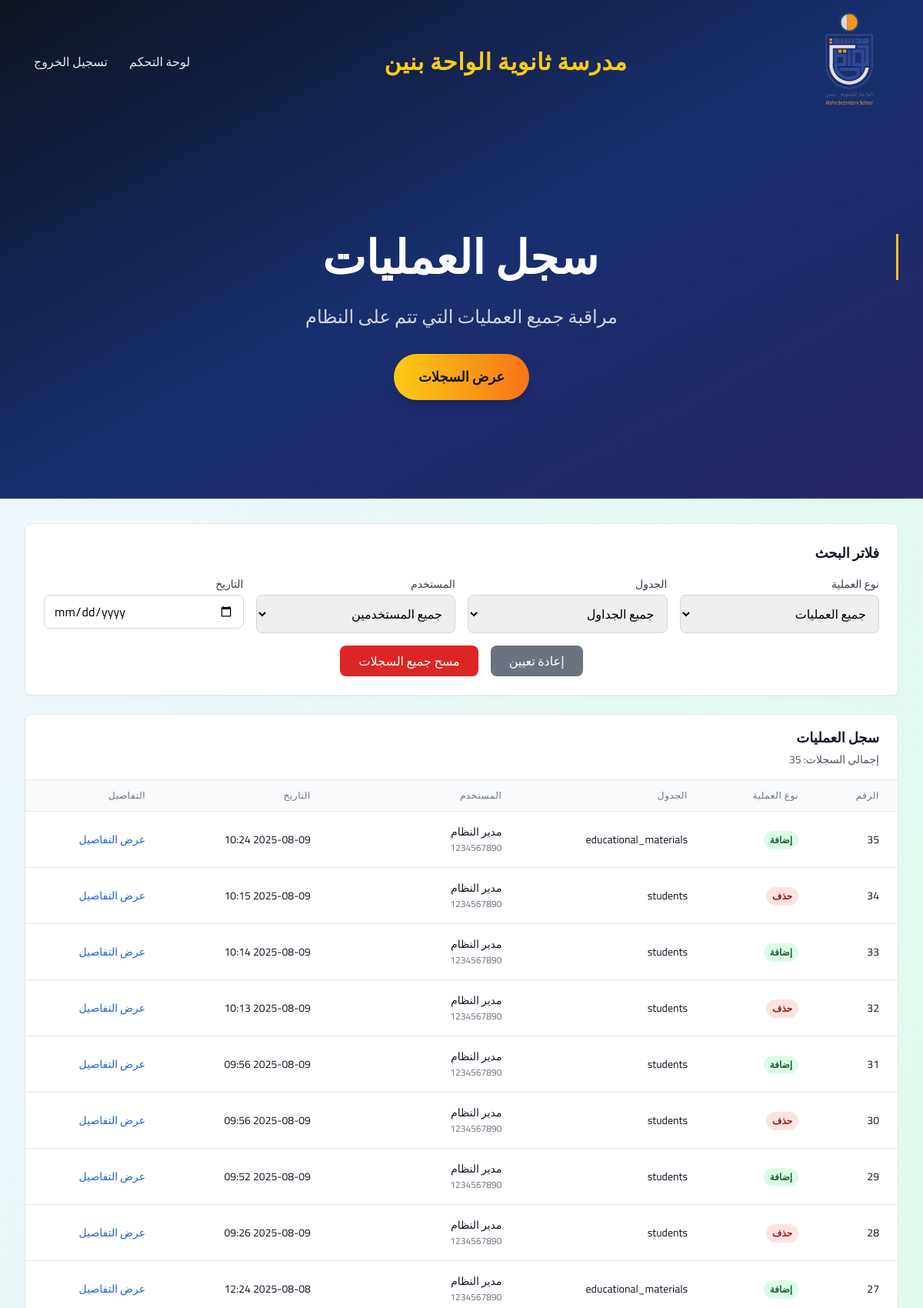
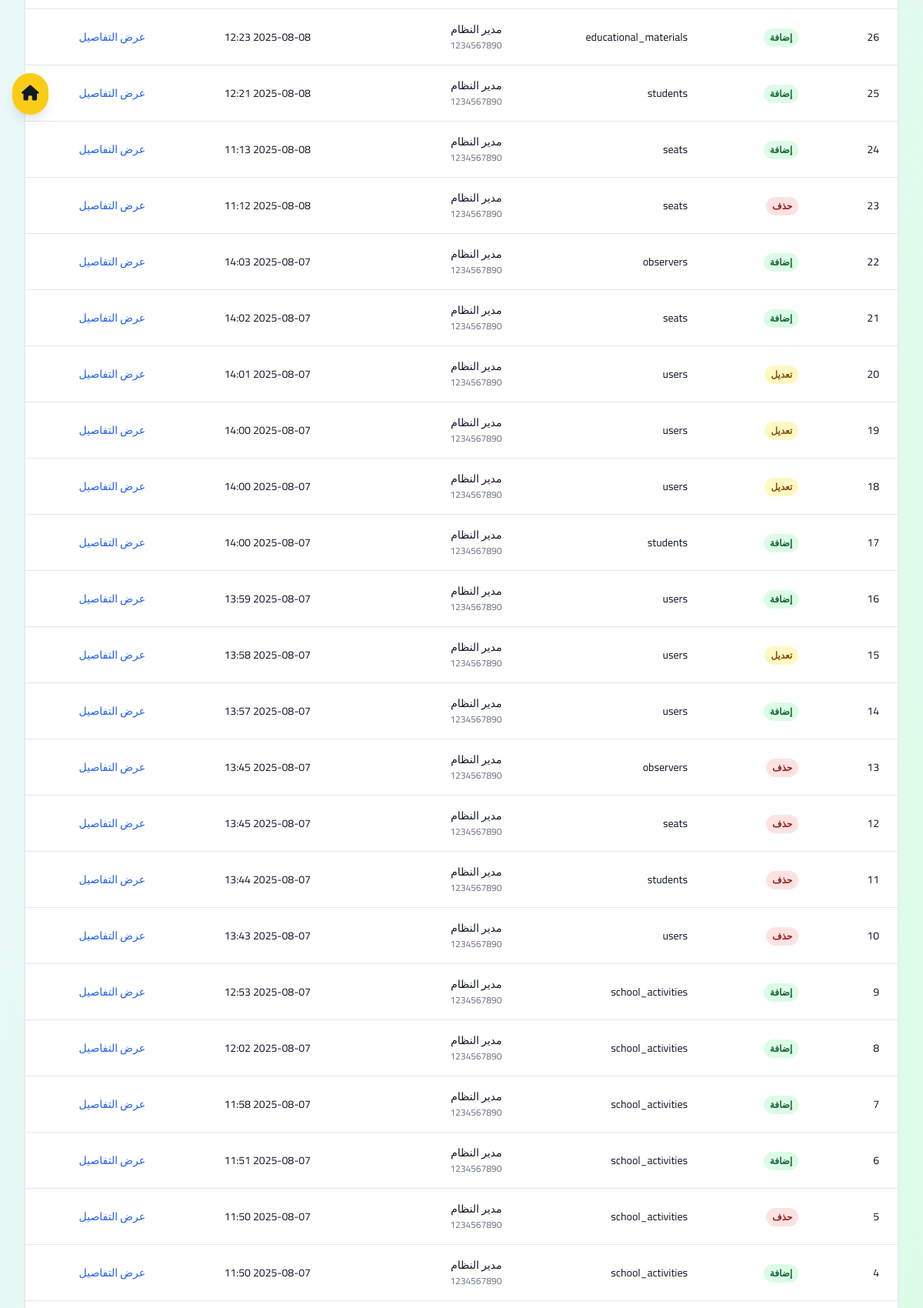
Screenshot of /admin/activity_log (signed in, upper part) with the database file from the repository (2 pictures, top to bottom).
### app.py (models this page shows)
class SchoolSettings(db.Model):
    id = db.Column(db.Integer, primary_key=True)
    school_logo = db.Column(db.String(255), nullable=True)
    school_name = db.Column(db.String(200), nullable=False)
    school_address = db.Column(db.Text, nullable=True)
    school_phone = db.Column(db.String(50), nullable=True)
    school_email = db.Column(db.String(100), nullable=True)
    school_vision = db.Column(db.Text, nullable=True)
    school_mission = db.Column(db.Text, nullable=True)
    school_values = db.Column(db.Text, nullable=True)
    google_maps_url = db.Column(db.String(500), nullable=True)
    youtube_url = db.Column(db.String(500), nullable=True)
    instagram_url = db.Column(db.String(500), nullable=True)
    telegram_url = db.Column(db.String(500), nullable=True)
    snapchat_url = db.Column(db.String(500), nullable=True)
    whatsapp_url = db.Column(db.String(500), nullable=True)
    academic_year = db.Column(db.String(50), nullable=True)
    academic_semester = db.Column(db.String(50), nullable=True)
    updated_at = db.Column(db.DateTime, default=datetime.utcnow, onupdate=datetime.utcnow)

class ActivityLog(db.Model):
    id = db.Column(db.Integer, primary_key=True)
    operation_type = db.Column(db.String(20), nullable=False)  # إضافة، تعديل، حذف
    table_name = db.Column(db.String(50), nullable=False)      # اسم الجدول (users, seats, observers, etc.)
    record_id = db.Column(db.String(50), nullable=True)        # معرف السجل (civil_id أو id)
    user_civil_id = db.Column(db.String(20), nullable=True)    # الرقم المدني للمستخدم
    user_name = db.Column(db.String(100), nullable=True)       # اسم المستخدم
    user_subject = db.Column(db.String(100), nullable=True)    # مادة المستخدم
    user_job_title = db.Column(db.String(50), nullable=True)   # المسمى الوظيفي
    old_data = db.Column(db.Text, nullable=True)              # البيانات القديمة (JSON)
    new_data = db.Column(db.Text, nullable=True)              # البيانات الجديدة (JSON)
    description = db.Column(db.Text, nullable=True)           # وصف العملية
    ip_address = db.Column(db.String(45), nullable=True)      # عنوان IP
    user_agent = db.Column(db.Text, nullable=True)           # User Agent
    created_at = db.Column(db.DateTime, default=datetime.utcnow)

### app.py (the view, shortened to what this page needs)
@app.route('/admin/activity_log')
def admin_activity_log():
    if 'role' not in session or (session['role'] != 'مشرف' and session['role'] != 'مشرف محتوى'):
        return redirect(url_for('login'))
    try:
        page = request.args.get('page', 1, type=int)
        operation_filter = request.args.get('operation', '')
        table_filter = request.args.get('table', '')
        user_filter = request.args.get('user', '')
        date_filter = request.args.get('date', '')
        query = ActivityLog.query
        if operation_filter:
            query = query.filter(ActivityLog.operation_type == operation_filter)
        if table_filter:
            query = query.filter(ActivityLog.table_name == table_filter)
        query = query.order_by(ActivityLog.created_at.desc())
        logs = query.paginate(page=page, per_page=50, error_out=False)
        operations = db.session.query(ActivityLog.operation_type).distinct().all()
        operations = [op[0] for op in operations]
        tables = db.session.query(ActivityLog.table_name).distinct().all()
        tables = [table[0] for table in tables]
        users = db.session.query(ActivityLog.user_name).distinct().all()
        users = [user[0] for user in users if user[0]]
        school_settings = get_school_settings()
        return render_template('admin_activity_log.html',
                             logs=logs,
                             operations=operations,
                             tables=tables,
                             users=users,
                             school_settings=school_settings)
    except Exception as e:
        flash(f'حدث خطأ أثناء تحميل سجل العمليات: {str(e)}', 'danger')
        return redirect(url_for('admin_dashboard'))

### app.py (called while the page is built, shortened)
def get_school_settings():
    try:
        settings = SchoolSettings.query.first()
        return settings
    except Exception as e:
        print(f"خطأ في get_school_settings: {e}")
        return SchoolSettings(
            school_name="اسم المدرسة",
            school_address="عنوان المدرسة",
            school_phone="",
            school_email="",
            school_vision="رؤية المدرسة",
            school_mission="رسالة المدرسة",
            school_values="",
            google_maps_url="",
            youtube_url="",
            instagram_url="",
            telegram_url="",
            snapchat_url="",
            whatsapp_url="",
            academic_year="2024-2025",
            academic_semester="الفصل الدراسي الأول"
        )

### templates/admin_activity_log.html (shortened to what this page needs)
<!DOCTYPE html>
<html lang="ar" dir="rtl">
<head>
    <script src="https://cdn.tailwindcss.com"></script>
    <link href="https://cdnjs.cloudflare.com/ajax/libs/font-awesome/6.0.0/css/all.min.css" rel="stylesheet">
</head>
<body class="font-['Cairo'] bg-gradient-to-br from-blue-50 to-green-100 min-h-screen">
    <section class="relative bg-gradient-to-br from-gray-900 via-blue-900 to-indigo-900 text-white overflow-hidden">
        <div class="absolute inset-0 bg-black/20"></div>
        <div class="relative z-20">
            <div class="max-w-7xl mx-auto px-4 sm:px-6 lg:px-8">
                <div class="flex items-center justify-between h-32 md:h-36 lg:h-40">
                    <div class="flex items-center flex-shrink-0">
                        {% if school_settings and school_settings.school_logo %}
                            <img src="/assets/images/{{ school_settings.school_logo }}" alt="شعار المدرسة" class="h-24 md:h-28 lg:h-32 w-auto">
                        {% else %}
                            <img src="/assets/images/logo.png" alt="شعار المدرسة" class="h-24 md:h-28 lg:h-32 w-auto">
                        {% endif %}
                    </div>
                    <div class="flex-1 flex justify-center">
                        <span class="text-base md:text-3xl font-extrabold text-yellow-400 tracking-wide font-['Cairo','Noto Kufi Arabic',sans-serif] select-none">
                            {% if school_settings and school_settings.school_name %}
                                {{ school_settings.school_name }}
                            {% else %}
                                سجل بيانات المدرسة من الاعدادات
                            {% endif %}
                        </span>
                    </div>
                    <div class="flex items-center space-x-2 space-x-reverse">
                        <nav class="hidden md:flex items-center space-x-1 space-x-reverse mr-4">
                            <a href="/admin" class="px-3 py-2 rounded-md text-base font-medium text-white/90 hover:text-yellow-400 hover:bg-white/5 transition">لوحة التحكم</a>
                            <a href="/logout" class="px-3 py-2 rounded-md text-base font-medium text-white/90 hover:text-yellow-400 hover:bg-white/5 transition">تسجيل الخروج</a>
                        </nav>
                    </div>
                </div>
            </div>
        </div>
        <div class="relative z-10 pb-32">
            <div class="max-w-7xl mx-auto px-4 sm:px-6 lg:px-8 pt-20">
                <div class="text-center">
                    <h1 class="text-4xl md:text-6xl font-bold mb-6 typing-text mt-16">
                        سجل العمليات
                    </h1>
                    <p class="text-xl md:text-2xl text-white/80 mb-8 max-w-3xl mx-auto mt-8">
                        مراقبة جميع العمليات التي تتم على النظام
                    </p>
                    <div class="flex justify-center">
                        <button class="cta-button bg-gradient-to-r from-yellow-400 to-orange-500 text-gray-900 px-8 py-4 rounded-full font-bold text-lg shadow-lg hover:shadow-xl transition-all duration-300">
                            عرض السجلات
                        </button>
                    </div>
                </div>
            </div>
        </div>
    </section>
    <div class="fixed left-4 top-1/2 transform -translate-y-1/2 z-50">
        <a href="/admin" class="bg-yellow-400 hover:bg-yellow-500 text-gray-900 p-3 rounded-full shadow-lg transition-all duration-300 hover:scale-110 hover:shadow-xl">
            <i class="fas fa-home text-xl"></i>
        </a>
    </div>
    <div class="max-w-7xl mx-auto px-4 sm:px-6 lg:px-8 py-8">
        <div class="bg-white rounded-lg shadow-sm border p-6 mb-6">
            <h2 class="text-lg font-semibold text-gray-900 mb-4">فلاتر البحث</h2>
            <div class="grid grid-cols-1 md:grid-cols-2 lg:grid-cols-4 gap-4">
                <div>
                    <label for="operation" class="block text-sm font-medium text-gray-700 mb-1">نوع العملية</label>
                    <select name="operation" id="operation" class="w-full border border-gray-300 rounded-lg px-3 py-2 focus:outline-none focus:ring-2 focus:ring-blue-500">
                        <option value="">جميع العمليات</option>
                    </select>
                </div>
                <div>
                    <label for="table" class="block text-sm font-medium text-gray-700 mb-1">الجدول</label>
                    <select name="table" id="table" class="w-full border border-gray-300 rounded-lg px-3 py-2 focus:outline-none focus:ring-2 focus:ring-blue-500">
                        <option value="">جميع الجداول</option>
                    </select>
                </div>
                <div>
                    <label for="user" class="block text-sm font-medium text-gray-700 mb-1">المستخدم</label>
                    <select name="user" id="user" class="w-full border border-gray-300 rounded-lg px-3 py-2 focus:outline-none focus:ring-2 focus:ring-blue-500">
                        <option value="">جميع المستخدمين</option>
                    </select>
                </div>
                <div>
                    <label for="date" class="block text-sm font-medium text-gray-700 mb-1">التاريخ</label>
                    <input type="date" name="date" id="date" value="{{ request.args.get('date', '') }}" class="w-full border border-gray-300 rounded-lg px-3 py-2 focus:outline-none focus:ring-2 focus:ring-blue-500">
                </div>
                <div class="md:col-span-2 lg:col-span-4 flex justify-center space-x-4 space-x-reverse">
                    <a href="{{ url_for('admin_activity_log') }}" class="bg-gray-500 text-white px-6 py-2 rounded-lg hover:bg-gray-600 transition-colors">
                        إعادة تعيين
                    </a>
                    <button onclick="clearAllLogs(event)" class="bg-red-600 text-white px-6 py-2 rounded-lg hover:bg-red-700 transition-colors">
                        مسح جميع السجلات
                    </button>
                </div>
            </div>
        </div>
        <div class="bg-white rounded-lg shadow-sm border overflow-hidden">
            <div class="px-6 py-4 border-b border-gray-200">
                <h2 class="text-lg font-semibold text-gray-900">سجل العمليات</h2>
                <p class="text-sm text-gray-600 mt-1">إجمالي السجلات: {{ logs.total }}</p>
            </div>
            <div class="overflow-x-auto">
                <table class="min-w-full divide-y divide-gray-200">
                    <thead class="bg-gray-50">
                        <tr>
                            <th class="px-6 py-3 text-right text-xs font-medium text-gray-500 uppercase tracking-wider">الرقم</th>
                            <th class="px-6 py-3 text-right text-xs font-medium text-gray-500 uppercase tracking-wider">نوع العملية</th>
                            <th class="px-6 py-3 text-right text-xs font-medium text-gray-500 uppercase tracking-wider">الجدول</th>
                            <th class="px-6 py-3 text-right text-xs font-medium text-gray-500 uppercase tracking-wider">المستخدم</th>
                            <th class="px-6 py-3 text-right text-xs font-medium text-gray-500 uppercase tracking-wider">التاريخ</th>
                            <th class="px-6 py-3 text-right text-xs font-medium text-gray-500 uppercase tracking-wider">التفاصيل</th>
                        </tr>
                    </thead>
                    <tbody class="bg-white divide-y divide-gray-200">
                        {% for log in logs.items %}
                        <tr class="hover:bg-gray-50">
                            <td class="px-6 py-4 whitespace-nowrap text-sm text-gray-900">{{ log.id }}</td>
                            <td class="px-6 py-4 whitespace-nowrap">
                                <span class="inline-flex px-2 py-1 text-xs font-semibold rounded-full
                                    {% if log.operation_type == 'إضافة' %}bg-green-100 text-green-800
                                    {% elif log.operation_type == 'تعديل' %}bg-yellow-100 text-yellow-800
                                    {% elif log.operation_type == 'حذف' %}bg-red-100 text-red-800
                                    {% else %}bg-gray-100 text-gray-800{% endif %}">
                                    {{ log.operation_type }}
                                </span>
                            </td>
                            <td class="px-6 py-4 whitespace-nowrap text-sm text-gray-900">{{ log.table_name }}</td>
                            <td class="px-6 py-4 whitespace-nowrap text-sm text-gray-900">
                                {% if log.user_name %}
                                    {{ log.user_name }}
                                    {% if log.user_civil_id %}
                                        <br><span class="text-xs text-gray-500">{{ log.user_civil_id }}</span>
                                    {% endif %}
                                {% else %}
                                    <span class="text-gray-400">غير محدد</span>
                                {% endif %}
                            </td>
                            <td class="px-6 py-4 whitespace-nowrap text-sm text-gray-900">
                                {{ log.created_at.strftime('%Y-%m-%d %H:%M') }}
                            </td>
                            <td class="px-6 py-4 whitespace-nowrap text-sm text-gray-900">
                                <button data-log-id="{{ log.id }}" class="show-log-details-btn text-blue-600 hover:text-blue-800 font-medium">
                                    عرض التفاصيل
                                </button>
                            </td>
                        </tr>
                        {% endfor %}
                    </tbody>
                </table>
            </div>
        </div>
    </div>
</body>
</html>

### templates/admin_activity_log.html (style rules this page uses)
.typing-text { border-right: 3px solid #fbbf24; white-space: nowrap; }
.cta-button { position: relative; overflow: hidden; transition: all 0.3s ease; }
.cta-button::before { content: ''; position: absolute; top: 0; left: -100%; width: 100%; height: 100%; background: linear-gradient(90deg, transparent, rgba(255, 255, 255, 0.2), transparent); transition: left 0.5s; }

### rows the page displays
SchoolSettings: school_logo (picture), school_name "مدرسة ثانوية الواحة بنين"
ActivityLog: id "35", operation_type "إضافة", table_name "educational_materials", user_name "مدير النظام", user_civil_id "1234567890", created_at "2025-08-09 10:24"
ActivityLog: id "34", operation_type "حذف", table_name "students", user_name "مدير النظام", user_civil_id "1234567890", created_at "2025-08-09 10:15"
ActivityLog: id "33", operation_type "إضافة", table_name "students", user_name "مدير النظام", user_civil_id "1234567890", created_at "2025-08-09 10:14"
ActivityLog: id "32", operation_type "حذف", table_name "students", user_name "مدير النظام", user_civil_id "1234567890", created_at "2025-08-09 10:13"
ActivityLog: id "31", operation_type "إضافة", table_name "students", user_name "مدير النظام", user_civil_id "1234567890", created_at "2025-08-09 09:56"
ActivityLog: id "30", operation_type "حذف", table_name "students", user_name "مدير النظام", user_civil_id "1234567890", created_at "2025-08-09 09:56"
ActivityLog: id "29", operation_type "إضافة", table_name "students", user_name "مدير النظام", user_civil_id "1234567890", created_at "2025-08-09 09:52"
ActivityLog: id "28", operation_type "حذف", table_name "students", user_name "مدير النظام", user_civil_id "1234567890", created_at "2025-08-09 09:26"
ActivityLog: id "27", operation_type "إضافة", table_name "educational_materials", user_name "مدير النظام", user_civil_id "1234567890", created_at "2025-08-08 12:24"
ActivityLog: id "26", operation_type "إضافة", table_name "educational_materials", user_name "مدير النظام", user_civil_id "1234567890", created_at "2025-08-08 12:23"
ActivityLog: id "25", operation_type "إضافة", table_name "students", user_name "مدير النظام", user_civil_id "1234567890", created_at "2025-08-08 12:21"
ActivityLog: id "24", operation_type "إضافة", table_name "seats", user_name "مدير النظام", user_civil_id "1234567890", created_at "2025-08-08 11:13"
ActivityLog: id "23", operation_type "حذف", table_name "seats", user_name "مدير النظام", user_civil_id "1234567890", created_at "2025-08-08 11:12"
ActivityLog: id "22", operation_type "إضافة", table_name "observers", user_name "مدير النظام", user_civil_id "1234567890", created_at "2025-08-07 14:03"
ActivityLog: id "21", operation_type "إضافة", table_name "seats", user_name "مدير النظام", user_civil_id "1234567890", created_at "2025-08-07 14:02"
ActivityLog: id "20", operation_type "تعديل", table_name "users", user_name "مدير النظام", user_civil_id "1234567890", created_at "2025-08-07 14:01"
ActivityLog: id "19", operation_type "تعديل", table_name "users", user_name "مدير النظام", user_civil_id "1234567890", created_at "2025-08-07 14:00"
ActivityLog: id "18", operation_type "تعديل", table_name "users", user_name "مدير النظام", user_civil_id "1234567890", created_at "2025-08-07 14:00"
ActivityLog: id "17", operation_type "إضافة", table_name "students", user_name "مدير النظام", user_civil_id "1234567890", created_at "2025-08-07 14:00"
ActivityLog: id "16", operation_type "إضافة", table_name "users", user_name "مدير النظام", user_civil_id "1234567890", created_at "2025-08-07 13:59"
ActivityLog: id "15", operation_type "تعديل", table_name "users", user_name "مدير النظام", user_civil_id "1234567890", created_at "2025-08-07 13:58"
ActivityLog: id "14", operation_type "إضافة", table_name "users", user_name "مدير النظام", user_civil_id "1234567890", created_at "2025-08-07 13:57"
ActivityLog: id "13", operation_type "حذف", table_name "observers", user_name "مدير النظام", user_civil_id "1234567890", created_at "2025-08-07 13:45"
ActivityLog: id "12", operation_type "حذف", table_name "seats", user_name "مدير النظام", user_civil_id "1234567890", created_at "2025-08-07 13:45"
ActivityLog: id "11", operation_type "حذف", table_name "students", user_name "مدير النظام", user_civil_id "1234567890", created_at "2025-08-07 13:44"
ActivityLog: id "10", operation_type "حذف", table_name "users", user_name "مدير النظام", user_civil_id "1234567890", created_at "2025-08-07 13:43"
ActivityLog: id "9", operation_type "إضافة", table_name "school_activities", user_name "مدير النظام", user_civil_id "1234567890", created_at "2025-08-07 12:53"
ActivityLog: id "8", operation_type "إضافة", table_name "school_activities", user_name "مدير النظام", user_civil_id "1234567890", created_at "2025-08-07 12:02"
ActivityLog: id "7", operation_type "إضافة", table_name "school_activities", user_name "مدير النظام", user_civil_id "1234567890", created_at "2025-08-07 11:58"
ActivityLog: id "6", operation_type "إضافة", table_name "school_activities", user_name "مدير النظام", user_civil_id "1234567890", created_at "2025-08-07 11:51"
ActivityLog: id "5", operation_type "حذف", table_name "school_activities", user_name "مدير النظام", user_civil_id "1234567890", created_at "2025-08-07 11:50"
ActivityLog: id "4", operation_type "إضافة", table_name "school_activities", user_name "مدير النظام", user_civil_id "1234567890", created_at "2025-08-07 11:50"

### other values shown
{{ logs.total }} "35"
